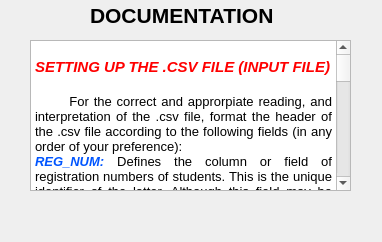
<?xml version="1.0" encoding="UTF-8"?>
<ui version="4.0">
 <class>Form_gloss</class>
 <widget class="QWidget" name="Form_gloss">
  <property name="geometry">
   <rect>
    <x>0</x>
    <y>0</y>
    <width>382</width>
    <height>242</height>
   </rect>
  </property>
  <property name="windowTitle">
   <string>Documentation</string>
  </property>
  <property name="windowIcon">
   <iconset resource="../Resources/resources.qrc">
    <normaloff>:/icons/mainIcon.png</normaloff>:/icons/mainIcon.png</iconset>
  </property>
  <widget class="QTextBrowser" name="textBrowser">
   <property name="geometry">
    <rect>
     <x>30</x>
     <y>40</y>
     <width>321</width>
     <height>151</height>
    </rect>
   </property>
   <property name="html">
    <string>&lt;!DOCTYPE HTML PUBLIC &quot;-//W3C//DTD HTML 4.0//EN&quot; &quot;http://www.w3.org/TR/REC-html40/strict.dtd&quot;&gt;
&lt;html&gt;&lt;head&gt;&lt;meta name=&quot;qrichtext&quot; content=&quot;1&quot; /&gt;&lt;style type=&quot;text/css&quot;&gt;
p, li { white-space: pre-wrap; }
&lt;/style&gt;&lt;/head&gt;&lt;body style=&quot; font-family:'MS Shell Dlg 2'; font-size:8pt; font-weight:400; font-style:normal;&quot;&gt;
&lt;p style=&quot;-qt-paragraph-type:empty; margin-top:0px; margin-bottom:0px; margin-left:0px; margin-right:0px; -qt-block-indent:0; text-indent:0px;&quot;&gt;&lt;br /&gt;&lt;/p&gt;
&lt;p style=&quot; margin-top:0px; margin-bottom:0px; margin-left:0px; margin-right:0px; -qt-block-indent:0; text-indent:0px;&quot;&gt;&lt;span style=&quot; font-size:11pt; font-weight:600; font-style:italic; color:#ff0000;&quot;&gt;SETTING UP THE .CSV FILE (INPUT FILE)&lt;/span&gt;&lt;/p&gt;
&lt;p style=&quot;-qt-paragraph-type:empty; margin-top:0px; margin-bottom:0px; margin-left:0px; margin-right:0px; -qt-block-indent:0; text-indent:0px; font-size:11pt; font-weight:600; font-style:italic; color:#ff0000;&quot;&gt;&lt;br /&gt;&lt;/p&gt;
&lt;p align=&quot;justify&quot; style=&quot; margin-top:0px; margin-bottom:0px; margin-left:0px; margin-right:0px; -qt-block-indent:0; text-indent:0px;&quot;&gt;&lt;span style=&quot; font-size:10pt;&quot;&gt;       For the correct and approrpiate reading, and interpretation of the .csv file, format the header of the .csv file according to the following fields (in any order of your preference):&lt;/span&gt;&lt;/p&gt;
&lt;p align=&quot;justify&quot; style=&quot; margin-top:0px; margin-bottom:0px; margin-left:0px; margin-right:0px; -qt-block-indent:0; text-indent:0px;&quot;&gt;&lt;span style=&quot; font-size:10pt; font-weight:600; font-style:italic; color:#0055ff;&quot;&gt;REG_NUM: &lt;/span&gt;&lt;span style=&quot; font-size:10pt; color:#000000;&quot;&gt;Defines the column or field of registration numbers of students. This is the unique identifier of the latter. Although this field may be omitted in the .csv file, it is preferable to use the numbers;1,2,3,..., if the registration numbers are unavailable.&lt;/span&gt;&lt;/p&gt;
&lt;p align=&quot;justify&quot; style=&quot; margin-top:0px; margin-bottom:0px; margin-left:0px; margin-right:0px; -qt-block-indent:0; text-indent:0px;&quot;&gt;&lt;span style=&quot; font-size:10pt; font-weight:600; font-style:italic; color:#0055ff;&quot;&gt;FULL_NAME: &lt;/span&gt;&lt;span style=&quot; font-size:10pt; color:#000000;&quot;&gt;Defines the column of the unique string identifiers of students. Names could could containing anywhere from a single character to any  word length of your choice. If multiple names are are present, space them accordingly.Either FULL_NAME or REG_NUM must be provided for the proper functioning of the software.&lt;/span&gt;&lt;/p&gt;
&lt;p align=&quot;justify&quot; style=&quot; margin-top:0px; margin-bottom:0px; margin-left:0px; margin-right:0px; -qt-block-indent:0; text-indent:0px;&quot;&gt;&lt;span style=&quot; font-size:10pt; font-weight:600; font-style:italic; color:#0055ff;&quot;&gt;S1, S2  or SN:&lt;/span&gt;&lt;span style=&quot; font-size:10pt; color:#000000;&quot;&gt; Defines the column of a records for sequence(N). That is, column S1 defines scores for sequence 1, S2 sequence 2 and so on. This field is mandatory for the software to work correctly. &lt;/span&gt;&lt;/p&gt;
&lt;p align=&quot;justify&quot; style=&quot; margin-top:0px; margin-bottom:0px; margin-left:0px; margin-right:0px; -qt-block-indent:0; text-indent:0px;&quot;&gt;&lt;span style=&quot; font-size:10pt; font-weight:600; font-style:italic; color:#0055ff;&quot;&gt;SEX: &lt;/span&gt;&lt;span style=&quot; font-size:10pt; color:#000000;&quot;&gt;Defines the column containing information on the sex of the students. The entries under this column should contain the labels M ( resp. F) representing male (resp. female).&lt;/span&gt;&lt;/p&gt;
&lt;p align=&quot;justify&quot; style=&quot;-qt-paragraph-type:empty; margin-top:0px; margin-bottom:0px; margin-left:0px; margin-right:0px; -qt-block-indent:0; text-indent:0px; font-size:10pt; color:#0055ff;&quot;&gt;&lt;br /&gt;&lt;/p&gt;
&lt;p style=&quot; margin-top:0px; margin-bottom:0px; margin-left:0px; margin-right:0px; -qt-block-indent:0; text-indent:0px;&quot;&gt;&lt;span style=&quot; font-size:11pt; font-weight:600; font-style:italic; color:#ff0000;&quot;&gt;USEFUL NOTATIONS&lt;/span&gt;&lt;/p&gt;
&lt;p style=&quot;-qt-paragraph-type:empty; margin-top:0px; margin-bottom:0px; margin-left:0px; margin-right:0px; -qt-block-indent:0; text-indent:0px; font-size:11pt; font-weight:600; font-style:italic; color:#ff0000;&quot;&gt;&lt;br /&gt;&lt;/p&gt;
&lt;p align=&quot;justify&quot; style=&quot; margin-top:0px; margin-bottom:0px; margin-left:0px; margin-right:0px; -qt-block-indent:0; text-indent:0px;&quot;&gt;&lt;span style=&quot; font-size:11pt; font-weight:600; font-style:italic; color:#0055ff;&quot;&gt;Boys passed %&lt;/span&gt;&lt;span style=&quot; font-size:10pt; color:#0055ff;&quot;&gt;:&lt;/span&gt;&lt;span style=&quot; font-size:10pt;&quot;&gt; Percentage of boys passed.&lt;/span&gt;&lt;/p&gt;
&lt;p align=&quot;justify&quot; style=&quot; margin-top:0px; margin-bottom:0px; margin-left:0px; margin-right:0px; -qt-block-indent:0; text-indent:0px;&quot;&gt;&lt;span style=&quot; font-size:10pt; font-weight:600; font-style:italic; color:#0055ff;&quot;&gt;F&lt;/span&gt;&lt;span style=&quot; font-size:10pt; font-style:italic; color:#0055ff;&quot;&gt;:&lt;/span&gt;&lt;span style=&quot; font-size:10pt;&quot;&gt; &lt;/span&gt;&lt;span style=&quot; font-size:10pt; font-style:italic;&quot;&gt;Female.&lt;/span&gt;&lt;/p&gt;
&lt;p align=&quot;justify&quot; style=&quot; margin-top:0px; margin-bottom:0px; margin-left:0px; margin-right:0px; -qt-block-indent:0; text-indent:0px;&quot;&gt;&lt;span style=&quot; font-size:11pt; font-weight:600; font-style:italic; color:#0055ff;&quot;&gt;Girls passed %&lt;/span&gt;&lt;span style=&quot; font-size:11pt; color:#0055ff;&quot;&gt;:&lt;/span&gt;&lt;span style=&quot; font-size:10pt; font-style:italic;&quot;&gt; &lt;/span&gt;&lt;span style=&quot; font-size:10pt;&quot;&gt;Percentage of girls passed.&lt;/span&gt;&lt;/p&gt;
&lt;p align=&quot;justify&quot; style=&quot; margin-top:0px; margin-bottom:0px; margin-left:0px; margin-right:0px; -qt-block-indent:0; text-indent:0px;&quot;&gt;&lt;span style=&quot; font-size:10pt; font-weight:600; font-style:italic; color:#0055ff;&quot;&gt;HD:&lt;/span&gt;&lt;span style=&quot; font-size:10pt; color:#000000;&quot;&gt; Hours due.&lt;/span&gt;&lt;/p&gt;
&lt;p align=&quot;justify&quot; style=&quot; margin-top:0px; margin-bottom:0px; margin-left:0px; margin-right:0px; -qt-block-indent:0; text-indent:0px;&quot;&gt;&lt;span style=&quot; font-size:10pt; font-weight:600; font-style:italic; color:#0055ff;&quot;&gt;HD/seq: &lt;/span&gt;&lt;span style=&quot; font-size:10pt; color:#000000;&quot;&gt;Hours due per sequence.&lt;/span&gt;&lt;/p&gt;
&lt;p align=&quot;justify&quot; style=&quot; margin-top:0px; margin-bottom:0px; margin-left:0px; margin-right:0px; -qt-block-indent:0; text-indent:0px;&quot;&gt;&lt;span style=&quot; font-size:10pt; font-weight:600; font-style:italic; color:#0055ff;&quot;&gt;HD/yr: &lt;/span&gt;&lt;span style=&quot; font-size:10pt; color:#000000;&quot;&gt;Hours due per year.&lt;/span&gt;&lt;/p&gt;
&lt;p align=&quot;justify&quot; style=&quot; margin-top:0px; margin-bottom:0px; margin-left:0px; margin-right:0px; -qt-block-indent:0; text-indent:0px;&quot;&gt;&lt;span style=&quot; font-size:10pt; font-weight:600; font-style:italic; color:#0055ff;&quot;&gt;HT : &lt;/span&gt;&lt;span style=&quot; font-size:10pt; color:#000000;&quot;&gt;Hours taught.&lt;/span&gt;&lt;/p&gt;
&lt;p align=&quot;justify&quot; style=&quot; margin-top:0px; margin-bottom:0px; margin-left:0px; margin-right:0px; -qt-block-indent:0; text-indent:0px;&quot;&gt;&lt;span style=&quot; font-size:10pt; font-weight:600; font-style:italic; color:#0055ff;&quot;&gt;HT/seq: &lt;/span&gt;&lt;span style=&quot; font-size:10pt; color:#000000;&quot;&gt;Hours taught per sequence&lt;/span&gt;&lt;span style=&quot; font-size:10pt; font-weight:600; font-style:italic; color:#0055ff;&quot;&gt; .&lt;/span&gt;&lt;/p&gt;
&lt;p align=&quot;justify&quot; style=&quot; margin-top:0px; margin-bottom:0px; margin-left:0px; margin-right:0px; -qt-block-indent:0; text-indent:0px;&quot;&gt;&lt;span style=&quot; font-size:10pt; font-weight:600; font-style:italic; color:#0055ff;&quot;&gt;HT/yr : &lt;/span&gt;&lt;span style=&quot; font-size:10pt; color:#000000;&quot;&gt;Hours taught per year.&lt;/span&gt;&lt;span style=&quot; font-size:10pt; font-weight:600; font-style:italic; color:#0055ff;&quot;&gt; &lt;/span&gt;&lt;/p&gt;
&lt;p align=&quot;justify&quot; style=&quot; margin-top:0px; margin-bottom:0px; margin-left:0px; margin-right:0px; -qt-block-indent:0; text-indent:0px;&quot;&gt;&lt;span style=&quot; font-size:11pt; font-weight:600; font-style:italic; color:#0055ff;&quot;&gt;M&lt;/span&gt;&lt;span style=&quot; font-size:10pt;&quot;&gt;=Males.&lt;/span&gt;&lt;/p&gt;
&lt;p align=&quot;justify&quot; style=&quot; margin-top:0px; margin-bottom:0px; margin-left:0px; margin-right:0px; -qt-block-indent:0; text-indent:0px;&quot;&gt;&lt;span style=&quot; font-size:11pt; font-weight:600; font-style:italic; color:#0055ff;&quot;&gt;N.Boys passed&lt;/span&gt;&lt;span style=&quot; font-size:11pt; font-style:italic; color:#0055ff;&quot;&gt;:&lt;/span&gt;&lt;span style=&quot; font-size:10pt;&quot;&gt; Number of boys passed.&lt;/span&gt;&lt;/p&gt;
&lt;p align=&quot;justify&quot; style=&quot; margin-top:0px; margin-bottom:0px; margin-left:0px; margin-right:0px; -qt-block-indent:0; text-indent:0px;&quot;&gt;&lt;span style=&quot; font-size:11pt; font-weight:600; font-style:italic; color:#0055ff;&quot;&gt;N.Girls passed&lt;/span&gt;&lt;span style=&quot; font-size:11pt; font-style:italic; color:#0055ff;&quot;&gt;:&lt;/span&gt;&lt;span style=&quot; font-size:10pt;&quot;&gt; Number of boys passed.&lt;/span&gt;&lt;/p&gt;
&lt;p align=&quot;justify&quot; style=&quot; margin-top:0px; margin-bottom:0px; margin-left:0px; margin-right:0px; -qt-block-indent:0; text-indent:0px;&quot;&gt;&lt;span style=&quot; font-size:10pt; font-weight:600; font-style:italic; color:#0055ff;&quot;&gt;LD: &lt;/span&gt;&lt;span style=&quot; font-size:10pt; color:#000000;&quot;&gt; Lessons due.&lt;/span&gt;&lt;span style=&quot; font-size:10pt; font-weight:600; font-style:italic; color:#0055ff;&quot;&gt; &lt;/span&gt;&lt;/p&gt;
&lt;p align=&quot;justify&quot; style=&quot; margin-top:0px; margin-bottom:0px; margin-left:0px; margin-right:0px; -qt-block-indent:0; text-indent:0px;&quot;&gt;&lt;span style=&quot; font-size:10pt; font-weight:600; font-style:italic; color:#0055ff;&quot;&gt;LD/seq : &lt;/span&gt;&lt;span style=&quot; font-size:10pt; color:#000000;&quot;&gt; Lessons due per sequence.&lt;/span&gt;&lt;/p&gt;
&lt;p align=&quot;justify&quot; style=&quot; margin-top:0px; margin-bottom:0px; margin-left:0px; margin-right:0px; -qt-block-indent:0; text-indent:0px;&quot;&gt;&lt;span style=&quot; font-size:10pt; font-weight:600; font-style:italic; color:#0055ff;&quot;&gt;LD/yr:  &lt;/span&gt;&lt;span style=&quot; font-size:10pt; color:#000000;&quot;&gt;Lessons due per year.&lt;/span&gt;&lt;span style=&quot; font-size:10pt; font-weight:600; font-style:italic; color:#0055ff;&quot;&gt; &lt;/span&gt;&lt;/p&gt;
&lt;p align=&quot;justify&quot; style=&quot; margin-top:0px; margin-bottom:0px; margin-left:0px; margin-right:0px; -qt-block-indent:0; text-indent:0px;&quot;&gt;&lt;span style=&quot; font-size:10pt; font-weight:600; font-style:italic; color:#0055ff;&quot;&gt;LT : &lt;/span&gt;&lt;span style=&quot; font-size:10pt; color:#000000;&quot;&gt;Lessons taught&lt;/span&gt;&lt;/p&gt;
&lt;p align=&quot;justify&quot; style=&quot; margin-top:0px; margin-bottom:0px; margin-left:0px; margin-right:0px; -qt-block-indent:0; text-indent:0px;&quot;&gt;&lt;span style=&quot; font-size:10pt; font-weight:600; font-style:italic; color:#0055ff;&quot;&gt;LT/seq : &lt;/span&gt;&lt;span style=&quot; font-size:10pt; color:#000000;&quot;&gt;Lessons taught per sequence&lt;/span&gt;&lt;/p&gt;
&lt;p align=&quot;justify&quot; style=&quot; margin-top:0px; margin-bottom:0px; margin-left:0px; margin-right:0px; -qt-block-indent:0; text-indent:0px;&quot;&gt;&lt;span style=&quot; font-size:10pt; font-weight:600; font-style:italic; color:#0055ff;&quot;&gt;LT/yr: &lt;/span&gt;&lt;span style=&quot; font-size:10pt; color:#000000;&quot;&gt;Lessons taught per year&lt;/span&gt;&lt;/p&gt;
&lt;p align=&quot;justify&quot; style=&quot; margin-top:0px; margin-bottom:0px; margin-left:0px; margin-right:0px; -qt-block-indent:0; text-indent:0px;&quot;&gt;&lt;span style=&quot; font-size:11pt; font-weight:600; font-style:italic; color:#0055ff;&quot;&gt;Std.dev&lt;/span&gt;&lt;span style=&quot; font-size:11pt; font-style:italic; color:#0055ff;&quot;&gt;: &lt;/span&gt;&lt;span style=&quot; font-size:10pt;&quot;&gt;Standard deviation&lt;/span&gt;&lt;/p&gt;
&lt;p align=&quot;justify&quot; style=&quot; margin-top:0px; margin-bottom:0px; margin-left:0px; margin-right:0px; -qt-block-indent:0; text-indent:0px;&quot;&gt;&lt;span style=&quot; font-size:11pt; font-weight:600; font-style:italic; color:#0055ff;&quot;&gt;Seq.Num&lt;/span&gt;&lt;span style=&quot; font-size:11pt; font-style:italic; color:#0055ff;&quot;&gt;:&lt;/span&gt;&lt;span style=&quot; font-size:10pt;&quot;&gt; Sequence number&lt;/span&gt;&lt;/p&gt;
&lt;p align=&quot;justify&quot; style=&quot; margin-top:0px; margin-bottom:0px; margin-left:0px; margin-right:0px; -qt-block-indent:0; text-indent:0px;&quot;&gt;&lt;span style=&quot; font-size:11pt; font-weight:600; font-style:italic; color:#0055ff;&quot;&gt;Total passed&lt;/span&gt;&lt;span style=&quot; font-size:11pt; font-style:italic; color:#0055ff;&quot;&gt;:&lt;/span&gt;&lt;span style=&quot; font-size:10pt;&quot;&gt; Total number of boys and girls passed&lt;/span&gt;&lt;/p&gt;
&lt;p align=&quot;justify&quot; style=&quot; margin-top:0px; margin-bottom:0px; margin-left:0px; margin-right:0px; -qt-block-indent:0; text-indent:0px;&quot;&gt;&lt;span style=&quot; font-size:11pt; font-weight:600; font-style:italic; color:#0055ff;&quot;&gt;Total passed %&lt;/span&gt;&lt;span style=&quot; font-size:11pt; color:#0055ff;&quot;&gt;:&lt;/span&gt;&lt;span style=&quot; font-size:10pt;&quot;&gt; Percentage of boys passed&lt;/span&gt;&lt;/p&gt;
&lt;p align=&quot;justify&quot; style=&quot; margin-top:0px; margin-bottom:0px; margin-left:0px; margin-right:0px; -qt-block-indent:0; text-indent:0px;&quot;&gt;&lt;span style=&quot; font-size:11pt; font-weight:600; font-style:italic; color:#0055ff;&quot;&gt;Top N  improving:  &lt;/span&gt;&lt;span style=&quot; font-size:10pt;&quot;&gt;Describes the list of N-students whose performace over a sequence range have shown a net upwards trend.&lt;/span&gt;&lt;/p&gt;
&lt;p align=&quot;justify&quot; style=&quot; margin-top:0px; margin-bottom:0px; margin-left:0px; margin-right:0px; -qt-block-indent:0; text-indent:0px;&quot;&gt;&lt;span style=&quot; font-size:11pt; font-weight:600; font-style:italic; color:#0055ff;&quot;&gt;Top N declining: &lt;/span&gt;&lt;span style=&quot; font-size:10pt;&quot;&gt;Describes the list of N-students whose performace over a sequence range have shown a net downwards trend.&lt;/span&gt;&lt;/p&gt;
&lt;p align=&quot;justify&quot; style=&quot; margin-top:0px; margin-bottom:0px; margin-left:0px; margin-right:0px; -qt-block-indent:0; text-indent:0px;&quot;&gt;&lt;span style=&quot; font-size:11pt; font-weight:600; font-style:italic; color:#0055ff;&quot;&gt;Top N: &lt;/span&gt;&lt;span style=&quot; font-size:10pt;&quot;&gt;Describes the list of N-students whose performace over a sequence tops the group.&lt;/span&gt;&lt;/p&gt;
&lt;p align=&quot;justify&quot; style=&quot; margin-top:0px; margin-bottom:0px; margin-left:0px; margin-right:0px; -qt-block-indent:0; text-indent:0px;&quot;&gt;&lt;span style=&quot; font-size:11pt; font-weight:600; font-style:italic; color:#0055ff;&quot;&gt;Bottom N: &lt;/span&gt;&lt;span style=&quot; font-size:10pt;&quot;&gt;Describes the list of N-students whose performace over a sequence trails the group.&lt;/span&gt;&lt;/p&gt;
&lt;p align=&quot;justify&quot; style=&quot;-qt-paragraph-type:empty; margin-top:0px; margin-bottom:0px; margin-left:0px; margin-right:0px; -qt-block-indent:0; text-indent:0px; font-size:10pt;&quot;&gt;&lt;br /&gt;&lt;/p&gt;
&lt;p style=&quot;-qt-paragraph-type:empty; margin-top:0px; margin-bottom:0px; margin-left:0px; margin-right:0px; -qt-block-indent:0; text-indent:0px;&quot;&gt;&lt;br /&gt;&lt;/p&gt;&lt;/body&gt;&lt;/html&gt;</string>
   </property>
  </widget>
  <widget class="QLabel" name="label">
   <property name="geometry">
    <rect>
     <x>90</x>
     <y>0</y>
     <width>191</width>
     <height>31</height>
    </rect>
   </property>
   <property name="font">
    <font>
     <pointsize>16</pointsize>
     <weight>75</weight>
     <bold>true</bold>
    </font>
   </property>
   <property name="text">
    <string>DOCUMENTATION</string>
   </property>
  </widget>
 </widget>
 <resources>
  <include location="../Resources/resources.qrc"/>
 </resources>
 <connections/>
</ui>
